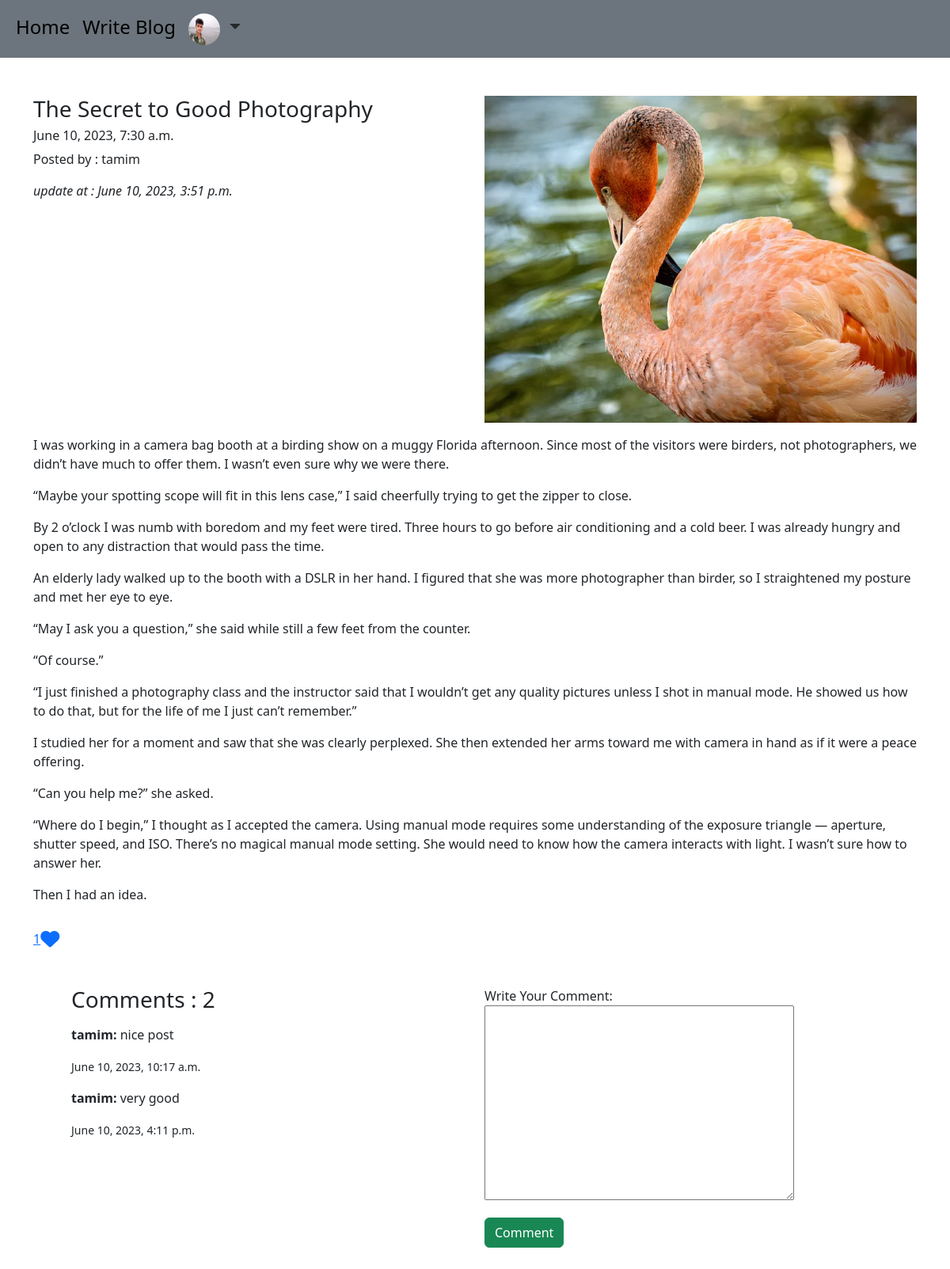
Screenshot of /blog/details/6/ (signed in) with the database file from the repository.
### login/models.py (models this page shows, shortened)
class UserProfile(models.Model):
    user = models.OneToOneField(
        User, on_delete=models.CASCADE, related_name='user_all_profile')
    profile_pic = models.ImageField(
        upload_to='profile_pic')

### blog/models.py (models this page shows, shortened)
class Blog(models.Model):
    author = models.ForeignKey(
        User, on_delete=models.CASCADE, related_name='author_blog')
    blog_title = models.CharField(max_length=255)
    blog_content = models.TextField(verbose_name='What is Your mind ?')
    slug = models.SlugField(max_length=1000, unique=True)
    blog_image = models.ImageField(upload_to='blog_img')
    publish_at = models.DateTimeField(auto_now_add=True)
    update_at = models.DateTimeField(auto_now=True)
    class Meta:
        ordering=['-publish_at']

class Comment(models.Model):
    blog = models.ForeignKey(
        Blog, on_delete=models.CASCADE, related_name='blog_comment')
    user = models.ForeignKey(
        User, on_delete=models.CASCADE, related_name='user_comment')
    comment = models.TextField(verbose_name='Write Your Comment')
    comment_date = models.DateTimeField(auto_now_add=True)

### blog/views.py (the view, shortened to what this page needs)
# urls.py: path('details/<int:id>/', views.blog_details, name='details'),
@login_required
def blog_details(request, id):
    blog = Blog.objects.get(pk=id)
    comment_form = CommentForm()
    all_comment = Comment.objects.filter(blog=blog)
    already_like = Like.objects.filter(user=request.user, blog=blog)
    if already_like:
        liked = True
    else:
        liked = False
    return render(request, 'blog/blog_details.html', context={'blog': blog, 'comment_form': comment_form, 'all_comment': all_comment, 'liked': liked})

### blog/forms.py
class CommentForm(forms.ModelForm):
    class Meta:
        model = Comment
        fields = ['comment']

### blog/templates/blog/blog_details.html (shortened to what this page needs)
{% extends 'base.html' %}
{% load custom_filters %}
{% block body_block %}
<div class="row">
    <div class="col">
        <h3>{{blog.blog_title}}</h3>
        <h6>{{blog.publish_at}}</h6>
        <p>Posted by : {{blog.author}}</p>
        <p><i>update at : {{blog.update_at}}</i></p>
    </div>
    <div class="col">
        <img src="/media/{{blog.blog_image}}" alt="" title="{{blog.blog_title}}" width="100%">
    </div>
    <p>{{blog.blog_content|linebreaks}}</p>
    {% if liked %}
    <a href="{% url 'blog:unlike' pk=blog.pk%}">{{blog.like_blog.count}}<i class="fa-solid fa-heart fa-xl ml-3"></i></a>
    {% else %}
    <a href="{% url 'blog:like' pk=blog.pk%}">{{blog.like_blog.count}}<i class="fa-regular fa-heart fa-xl ml-3"></i></a>
    {% endif %}
</div>
<div class="row p-5">
    <div class="col">
        <h3>Comments : {{blog.blog_comment.count}}</h3>
        {% for comment in all_comment %}
        <p class="mt-3"><strong>{{comment.user}}:</strong> {{comment.comment}}</p>
        <small>{{comment.comment_date}}</small>
        {% endfor %}
    </div>
    <div class="col">
        <form action="" method="post">
            {{comment_form.as_p}}
            <input type="submit" value="Comment" class="btn btn-success btn-m">
        </form>
    </div>
</div>
{% endblock body_block %}

### templates/base.html (shortened to what this page needs)
<!doctype html>
<html lang="en">
<head>
    <link href="https://cdn.jsdelivr.net/npm/bootstrap@5.3.0/dist/css/bootstrap.min.css" rel="stylesheet"
>
</head>
<body>
    <nav class="navbar navbar-expand-lg bg-secondary">
        <div class="container-fluid">
            <div class="collapse navbar-collapse" id="navbarNavDropdown">
                <ul class="navbar-nav fs-4">
                    <li class="nav-item">
                        <a class="nav-link active" aria-current="page" href="{% url 'blog:blog_list' %}">Home</a>
                    </li>
                    {% if user.is_authenticated %}
                    <li class="nav-item">
                        <a class="nav-link active" aria-current="page" href="{% url 'blog:write_blog' %}">Write Blog</a>
                    </li>
                    <li class="nav-item dropdown">
                        {% if user.user_all_profile %}
                        <a class="nav-link dropdown-toggle" href="#" role="button" data-bs-toggle="dropdown"
                            aria-expanded="false">
                            <img src="/media/{{user.user_all_profile.profile_pic}}" alt="" width="40" height="40"
                                class="rounded-circle">
                        </a>
                        {% else %}
                        <a class="nav-link dropdown-toggle" href="#" role="button" data-bs-toggle="dropdown"
                            aria-expanded="false">
                            <img src="/media/profile_pic/default.avif" alt="" width="40" height="40"
                                class="rounded-circle">
                        </a>
                        {% endif %}
                    </li>
                    {% endif %}
                </ul>
            </div>
        </div>
    </nav>
    <div class="container mt-5">
        {% block body_block %}
        {% endblock body_block %}
    </div>
</body>
</html>

### rows the page displays
Blog: blog_title "The Secret to Good Photography", publish_at "June 10, 2023, 7:30 a.m.", author "tamim", update_at "June 10, 2023, 3:51 p.m.", blog_image (picture), blog_content "I was working in a camera bag booth at a birding show on a muggy Florida afternoon. Since most of the visitors were birders, not photographers, we didn’t have much to offer them. I wasn’t even sure why we were there. “Maybe your spotting scope will fit in this lens case,” I said cheerfully trying to get the zipper to close. By 2 o’clock I was numb with boredom and my feet were tired. Three hours to go before air conditioning and a cold beer. I was already hungry and open to any distraction that would pass the time. An elderly lady walked up to the booth with a DSLR in her hand. I figured that she was more photographer than birder, so I straightened my posture and met her eye to eye. “May I…", like_blog.count "1", blog_comment.count "2"
Comment: user "tamim", comment "nice post", comment_date "June 10, 2023, 10:17 a.m."
Comment: user "tamim", comment "very good", comment_date "June 10, 2023, 4:11 p.m."
